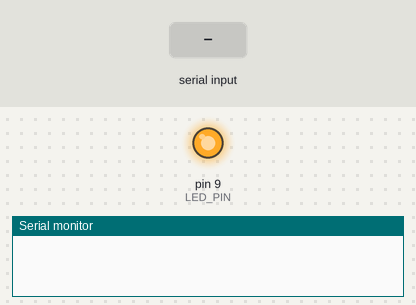
Simulated run of this sketch. Board: Arduino Uno, built with avr-gcc and run on an emulated ATmega328P. Parts: output pins drawn as LEDs (lit = HIGH), the last lines printed to the serial monitor. The inputs (shaded band) are chosen by the test bench.

Above: at 1.2 s.
1.3 s: "1" received over Serial
At 2.36 s:
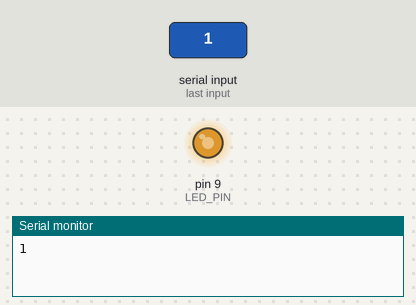
3.8 s: "0" received over Serial
At 5.7 s:
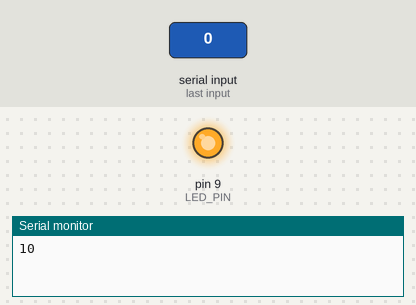
Timing chart, 0 to 7.2 s (numbered marks = the images above; inputs shaded):
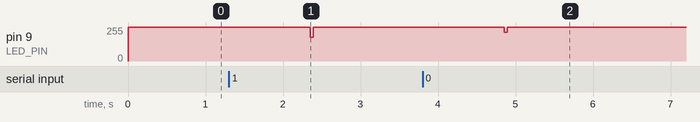

Measured:
- after the input at 1.3 s, pin 9 (LED_PIN): 255/255 → 178/255 after 1.1 s, → 255/255 0.04 s later
- after the input at 3.8 s, pin 9 (LED_PIN): 255/255 → 217/255 after 1.1 s, → 255/255 0.04 s later

The sketch:

transmitter_led_solar_4b5b.ino
```cpp
// ARDUINO LIFI TRANSMITTER

#define LED_PIN 9
#define SAMPLING_TIME 3    // ms per bit

// 4B/5B Control Symbols
#define CTRL_IDLE  0b11111  // idle
#define CTRL_SOS1  0b11000  // Start of Stream 1
#define CTRL_SOS2  0b10001  // Start of Stream 2
#define CTRL_EOS1  0b01101  // End of Stream 1
#define CTRL_EOS2  0b00111  // End of Stream 2
#define CTRL_ERR   0b00100  // Transmission Error

String text = "";          // Default message is empty
bool currentLevel = HIGH;

// 4b5b table
const byte trans4b5b[16] = {
  0b11110, 0b01001, 0b10100, 0b10101,
  0b01010, 0b01011, 0b01110, 0b01111,
  0b10010, 0b10011, 0b10110, 0b10111,
  0b11010, 0b11011, 0b11100, 0b11101
};

void setup() {
  Serial.begin(9600);
  pinMode(LED_PIN, OUTPUT);
  digitalWrite(LED_PIN, HIGH); // idle state
}

void loop() {
  if (Serial.available()) {
    text = Serial.readString();
    Serial.print(text);
  }

  if (text.length() > 0) {
    for (int i = 0; i < text.length(); i++) {
      transmit_byte(text[i]);
    }
    text = "";
    delay(1000);
  }
}

// Transmit one byte using 4B/5B
void transmit_byte(char data) {
  digitalWrite(LED_PIN, LOW);
  delay(SAMPLING_TIME);

  byte highNibble = (data >> 4) & 0x0F;
  byte lowNibble  = data & 0x0F;

  transmit_5bits(trans4b5b[highNibble]);
  transmit_5bits(trans4b5b[lowNibble]);

  digitalWrite(LED_PIN, HIGH);
  delay(SAMPLING_TIME);
}

void transmit_5bits(byte code) {
  for (int i = 4; i >= 0; i--) {
    bool bitVal = (code >> i) & 0x01;
    digitalWrite(LED_PIN, bitVal ? HIGH : LOW);
    delay(SAMPLING_TIME);
  }
}
```
